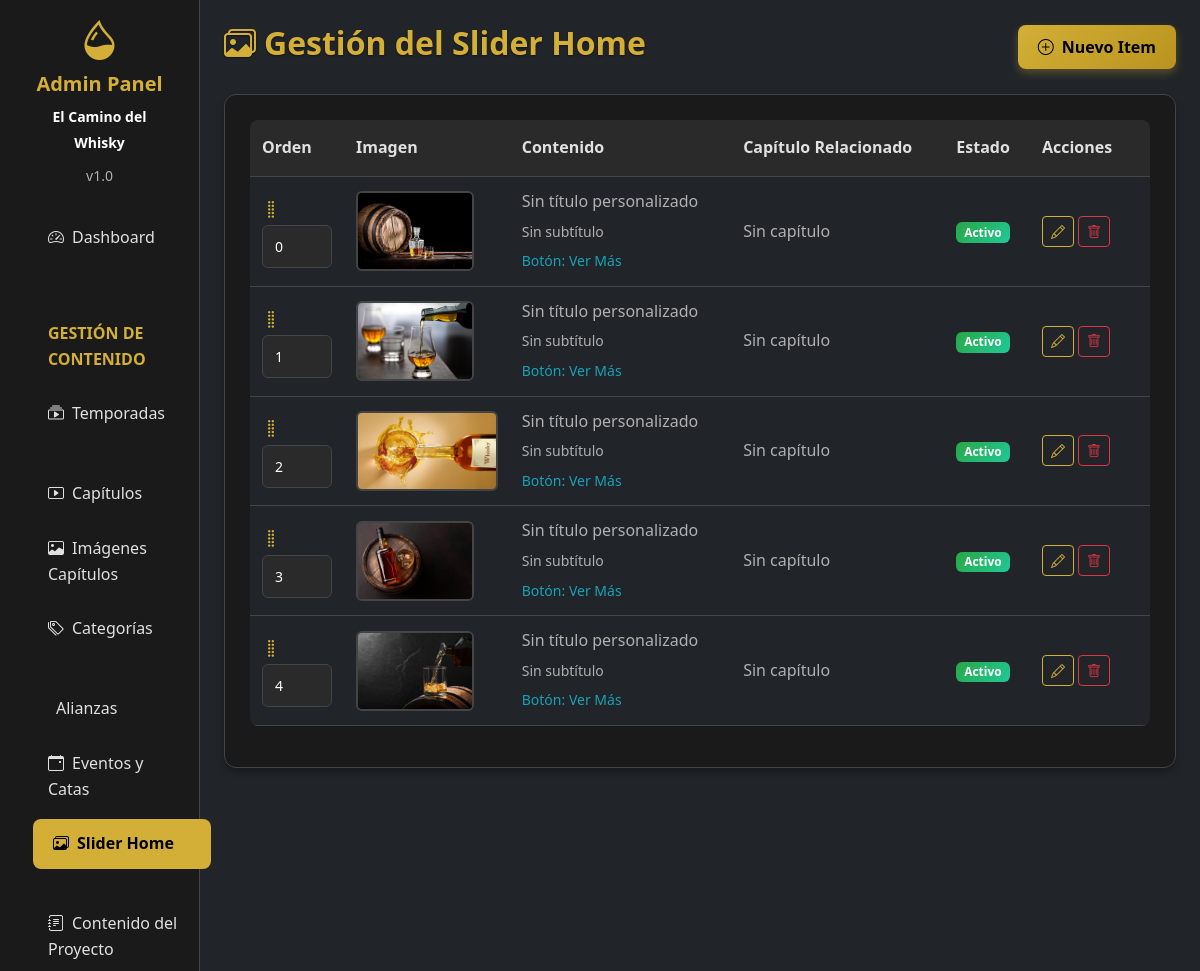
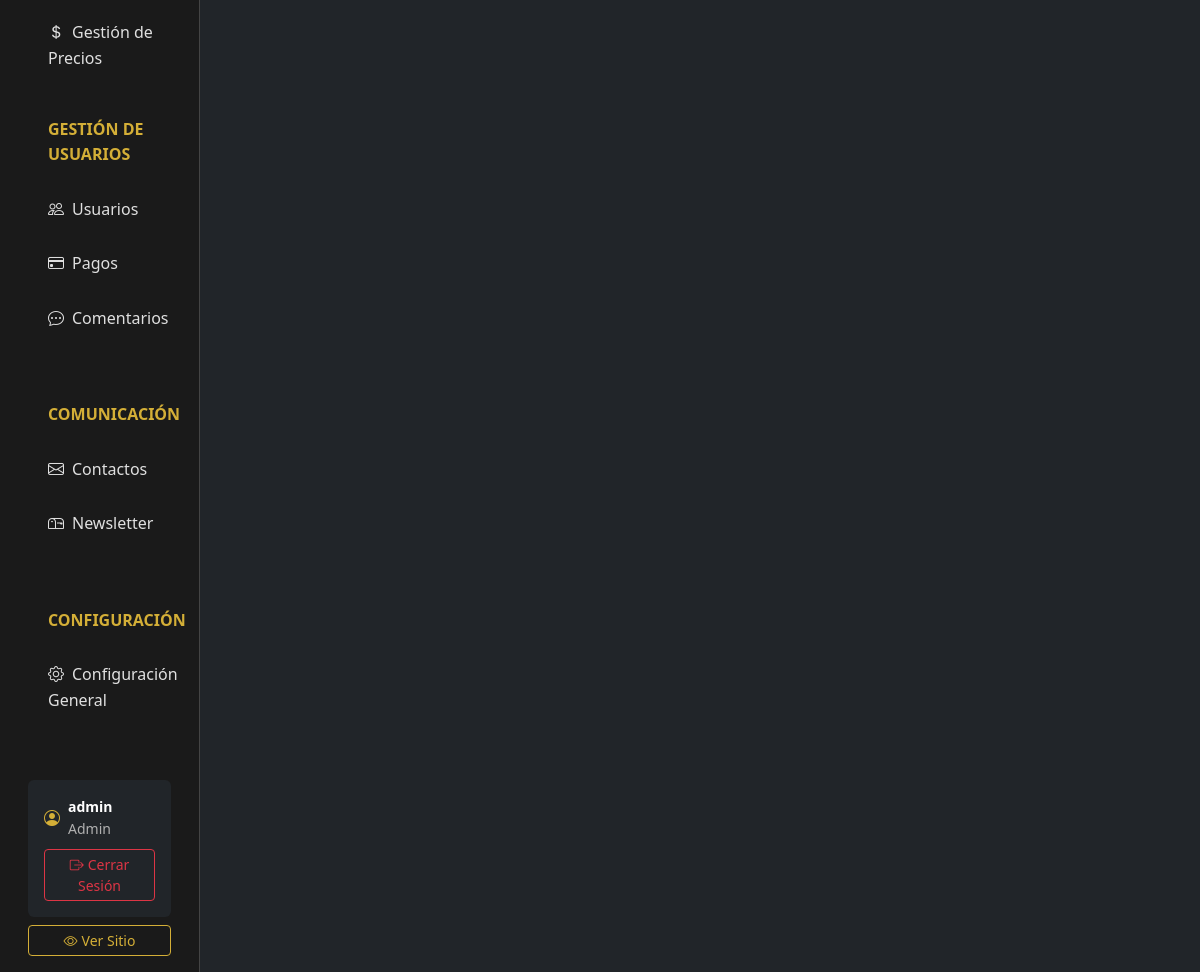
Page /backend/admin/slider.php (signed in) on the committed database (2 pictures, top to bottom).
### tables this page shows
CREATE TABLE `home_slider` (
  `id` int(11) NOT NULL,
  `chapter_id` int(11) DEFAULT NULL,
  `image_path` varchar(500) DEFAULT NULL,
  `image_caption` varchar(500) DEFAULT NULL,
  `title` varchar(255) DEFAULT NULL,
  `subtitle` varchar(500) DEFAULT NULL,
  `button_text` varchar(100) DEFAULT 'Ver Capítulo',
  `display_order` int(11) DEFAULT 0,
  `is_active` tinyint(1) DEFAULT 1,
  `created_at` timestamp NOT NULL DEFAULT current_timestamp()
);

### backend/admin/slider.php (the view, shortened to what this page needs)
<?php
require_once '../config/database.php';
$stmt = $pdo->prepare("
    SELECT hs.*,
           c.title as chapter_title,
           c.subtitle as chapter_subtitle,
           s.title as season_title
    FROM home_slider hs
    LEFT JOIN chapters c ON hs.chapter_id = c.id
    LEFT JOIN seasons s ON c.season_id = s.id
    ORDER BY hs.display_order ASC, hs.created_at DESC
");
$stmt->execute();
$sliderItems = $stmt->fetchAll();
?>
<!DOCTYPE html>
<html lang="es">
<head>
    <link href="https://cdn.jsdelivr.net/npm/bootstrap@5.3.0/dist/css/bootstrap.min.css" rel="stylesheet">
    <link rel="stylesheet" href="https://cdn.jsdelivr.net/npm/bootstrap-icons@1.10.0/font/bootstrap-icons.css">
</head>
<body class="bg-dark">
    <div class="container-fluid">
        <div class="row">
            <?php include 'sidebar.php'; ?>
            <div class="col-md-9 col-lg-10 ms-sm-auto px-4 py-4">
                <div class="d-flex justify-content-between align-items-center mb-4">
                    <h2 class="title-font"><i class="bi bi-images me-2"></i>Gestión del Slider Home</h2>
                    <button class="btn btn-warning fw-bold" data-bs-toggle="modal" data-bs-target="#createSliderModal">
                        <i class="bi bi-plus-circle me-2"></i>Nuevo Item
                    </button>
                </div>
                <div class="card">
                    <div class="card-body">
                        <form method="POST" id="orderForm">
                            <div class="table-responsive">
                                <table class="table table-dark table-hover" id="sliderTable">
                                    <thead>
                                        <tr>
                                            <th width="50" class="fw-bold">Orden</th>
                                            <th width="120" class="fw-bold">Imagen</th>
                                            <th class="fw-bold">Contenido</th>
                                            <th class="fw-bold">Capítulo Relacionado</th>
                                            <th class="fw-bold">Estado</th>
                                            <th width="120" class="fw-bold">Acciones</th>
                                        </tr>
                                    </thead>
                                    <tbody>
                                        <?php foreach ($sliderItems as $item): ?>
                                        <tr data-id="<?= $item['id'] ?>">
                                            <td>
                                                <i class="bi bi-grip-vertical sortable-handle text-warning"></i>
                                                <input type="number" class="form-control form-control-sm d-inline-block fw-medium"
                                                       name="order[<?= $item['id'] ?>]" value="<?= $item['display_order'] ?>">
                                            </td>
                                            <td>
                                                <?php if ($item['image_path']): ?>
                                                    <img src="../../<?= htmlspecialchars($item['image_path']) ?>"
                                                         alt="Slider" class="slider-image"
                                                         onerror="this.style.display='none'">
                                                <?php else: ?>
                                                    <span class="text-muted small fw-medium">Sin imagen</span>
                                                <?php endif; ?>
                                            </td>
                                            <td>
                                                <div class="mb-1">
                                                    <?php if ($item['title']): ?>
                                                        <strong class="fw-bold"><?= htmlspecialchars($item['title']) ?></strong>
                                                    <?php else: ?>
                                                        <span class="text-muted fw-medium">Sin título personalizado</span>
                                                    <?php endif; ?>
                                                </div>
                                                <div class="mb-1">
                                                    <?php if ($item['subtitle']): ?>
                                                        <small class="text-muted fw-medium"><?= htmlspecialchars($item['subtitle']) ?></small>
                                                    <?php else: ?>
                                                        <small class="text-muted fw-medium">Sin subtítulo</small>
                                                    <?php endif; ?>
                                                </div>
                                                <div>
                                                    <small class="text-info fw-medium">Botón: <?= htmlspecialchars($item['button_text']) ?></small>
                                                </div>
                                            </td>
                                            <td>
                                                <?php if ($item['chapter_id']): ?>
                                                    <strong class="fw-bold"><?= htmlspecialchars($item['chapter_title'] ?? 'N/A') ?></strong>
                                                    <br><small class="text-muted fw-medium"><?= htmlspecialchars($item['season_title'] ?? '') ?></small>
                                                <?php else: ?>
                                                    <span class="text-muted fw-medium">Sin capítulo</span>
                                                <?php endif; ?>
                                            </td>
                                            <td>
                                                <?php if ($item['is_active']): ?>
                                                    <span class="badge badge-active">Activo</span>
                                                <?php else: ?>
                                                    <span class="badge badge-inactive">Inactivo</span>
                                                <?php endif; ?>
                                            </td>
                                            <td>
                                                <div class="d-flex gap-1">
                                                    <button type="button" class="btn btn-outline-warning btn-sm edit-btn fw-medium"
                                                            data-bs-toggle="modal"
                                                            data-bs-target="#editSliderModal"
                                                            data-id="<?= $item['id'] ?>"
                                                            data-chapter-id="<?= $item['chapter_id'] ?>"
                                                            data-title="<?= htmlspecialchars($item['title']) ?>"
                                                            data-subtitle="<?= htmlspecialchars($item['subtitle']) ?>"
                                                            data-button-text="<?= htmlspecialchars($item['button_text']) ?>"
                                                            data-display-order="<?= $item['display_order'] ?>"
                                                            data-is-active="<?= $item['is_active'] ?>"
                                                            data-image-path="<?= htmlspecialchars($item['image_path']) ?>"
                                                            data-image-caption="<?= htmlspecialchars($item['image_caption']) ?>">
                                                        <i class="bi bi-pencil"></i>
                                                    </button>
                                                    <form method="POST" class="d-inline" onsubmit="return confirm('¿Estás seguro de eliminar este item del slider?')">
                                                        <button type="submit" class="btn btn-outline-danger btn-sm fw-medium">
                                                            <i class="bi bi-trash"></i>
                                                        </button>
                                                    </form>
                                                </div>
                                            </td>
                                        </tr>
                                        <?php endforeach; ?>
                                    </tbody>
                                </table>
                            </div>
                        </form>
                    </div>
                </div>
            </div>
        </div>
    </div>
</body>
</html>

### backend/admin/slider.php (style rules this page uses)
:root { --text-primary: #ffffff; --text-secondary: #e0e0e0; --text-muted: #b0b0b0; --bg-dark: #0a0a0a; --bg-card: #1a1a1a; --bg-card-light: #2a2a2a; --border-color: #444; --gold-primary: #D4AF37; --gold-secondary: #b8941f; }
body { background: var(--bg-dark); color: var(--text-primary); font-family: 'Segoe UI', Tahoma, Geneva, Verdana, sans-serif; font-weight: 400; line-height: 1.6; }
.title-font { font-family: 'Segoe UI', Tahoma, Geneva, Verdana, sans-serif; font-weight: 600; color: var(--gold-primary); text-shadow: 0 1px 2px rgba(0,0,0,0.5); }
.table-dark { background: var(--bg-card); color: var(--text-primary); border-radius: 8px; overflow: hidden; }
.table-dark th { background: var(--bg-card-light); color: var(--text-secondary); font-weight: 600; border-color: var(--border-color); padding: 15px 12px; }
.table-dark td { border-color: var(--border-color); padding: 12px; vertical-align: middle; font-weight: 400; }
.badge-active { background: linear-gradient(135deg, #28a745, #20c997); color: white; font-weight: 600; }
.sortable-handle { cursor: move; color: var(--gold-primary); font-size: 1.2rem; }
.slider-image { max-width: 150px; max-height: 80px; object-fit: cover; border-radius: 6px; border: 2px solid var(--border-color); }
.btn-warning { background: linear-gradient(135deg, var(--gold-primary), var(--gold-secondary)); border: none; color: #000; font-weight: 700; padding: 10px 20px; border-radius: 8px; transition: all 0.3s ease; box-shadow: 0 4px 8px rgba(212, 175, 55, 0.3); }
.btn-outline-warning { color: var(--gold-primary); border-color: var(--gold-primary); font-weight: 500; }
.btn-outline-danger { color: #dc3545; border-color: #dc3545; font-weight: 500; }
.form-control, .form-select { background: var(--bg-card-light); border: 1px solid var(--border-color); color: var(--text-primary); font-weight: 500; padding: 10px 12px; border-radius: 6px; }
.card { background: var(--bg-card); border: 1px solid var(--border-color); border-radius: 12px; box-shadow: 0 4px 6px rgba(0, 0, 0, 0.3); }
.card-body { padding: 25px; }
.text-warning { color: var(--gold-primary) !important; font-weight: 600; }
.text-muted { color: var(--text-muted) !important; font-weight: 400; }
.text-info { color: #17a2b8 !important; font-weight: 500; }
small { color: var(--text-secondary); font-weight: 400; }
.table tbody tr { animation: fadeIn 0.3s ease-out; }
.form-control-sm { background: var(--bg-card-light); border: 1px solid var(--border-color); color: var(--text-primary); font-weight: 500; width: 70px !important; }

### rows in the picture
home_slider: display_order "0", image_path (picture), title "Sin título personalizado", subtitle "Sin subtítulo", button_text "Ver Más", shows "Sin capítulo", is_active "Activo"
home_slider: display_order "1", image_path (picture), title "Sin título personalizado", subtitle "Sin subtítulo", button_text "Ver Más", shows "Sin capítulo", is_active "Activo"
home_slider: display_order "2", image_path (picture), title "Sin título personalizado", subtitle "Sin subtítulo", button_text "Ver Más", shows "Sin capítulo", is_active "Activo"
home_slider: display_order "3", image_path (picture), title "Sin título personalizado", subtitle "Sin subtítulo", button_text "Ver Más", shows "Sin capítulo", is_active "Activo"
home_slider: display_order "4", image_path (picture), title "Sin título personalizado", subtitle "Sin subtítulo", button_text "Ver Más", shows "Sin capítulo", is_active "Activo"

### other values in the picture
$_SESSION['user_name'] "admin"
$_SESSION['user_role'] "Admin"
